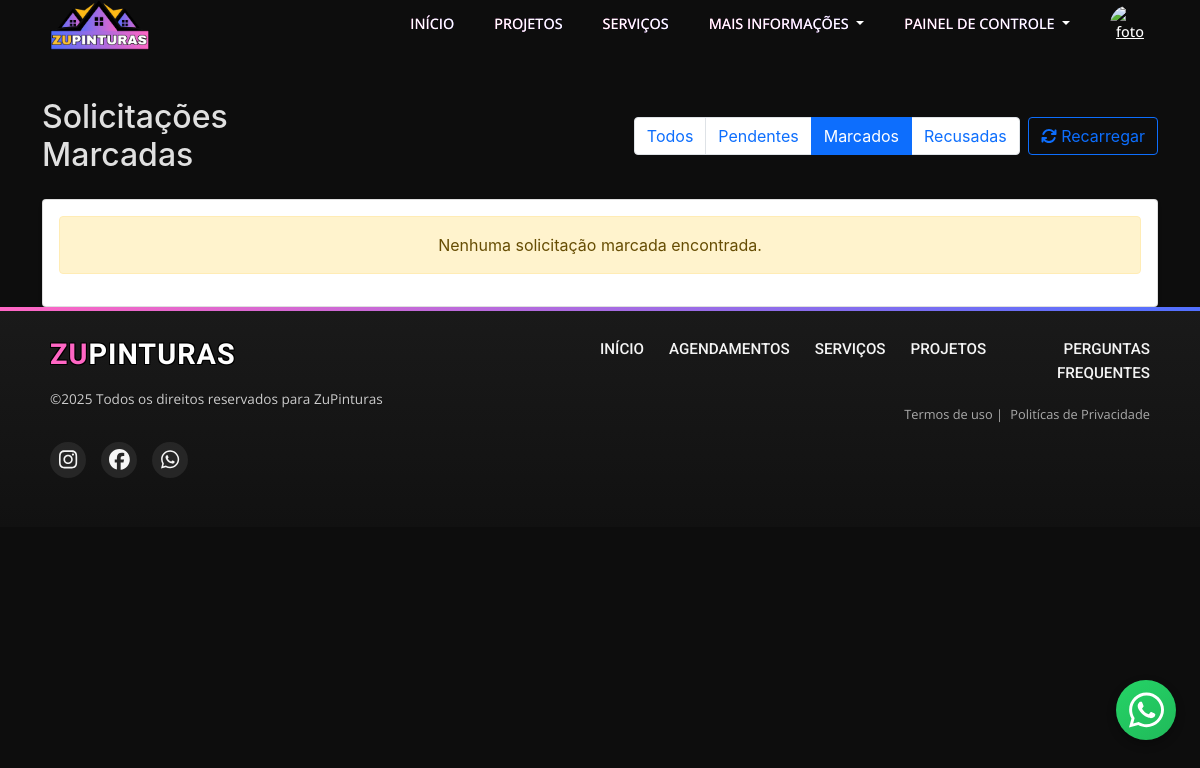
The page /admin/views/solicitacoes_marcadas.php (signed in) on the database as committed earlier.
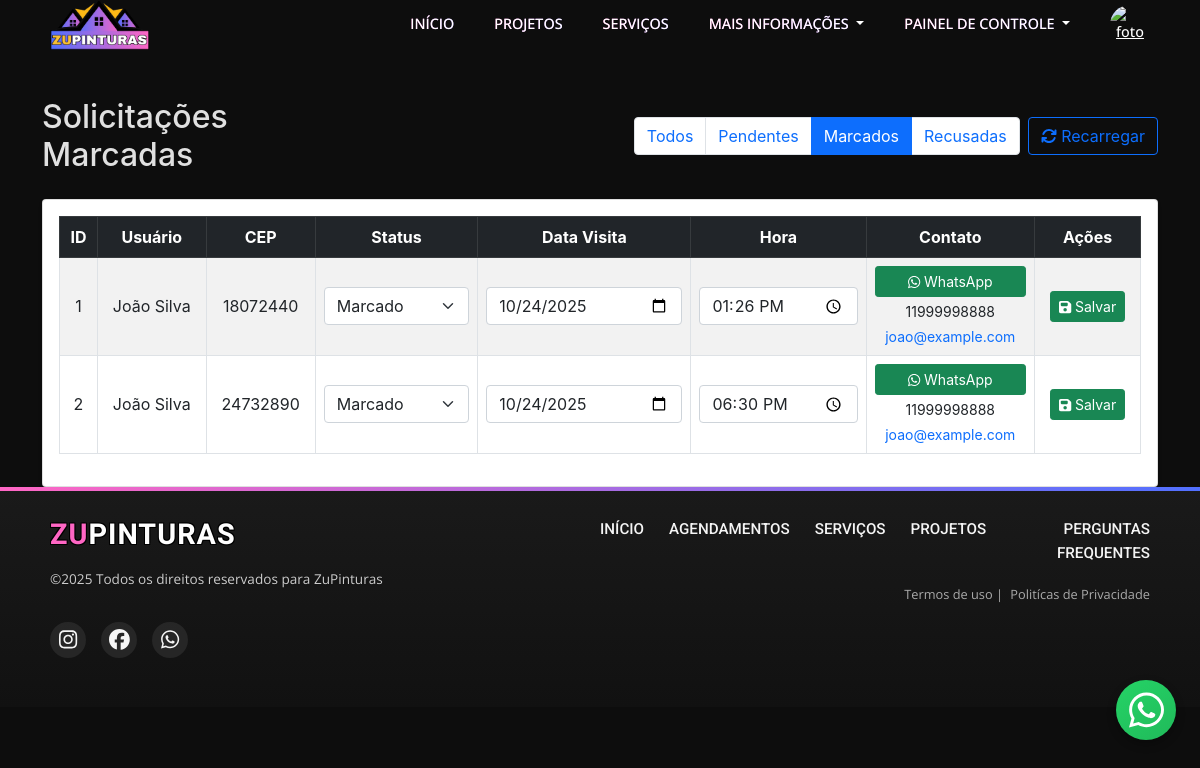
The same page on the database as committed later.
### tables this page shows
CREATE TABLE `solicitacoes` (
  `id` int(11) NOT NULL,
  `usuario_id` int(11) NOT NULL,
  `data_solicitacao` datetime DEFAULT current_timestamp(),
  `descricao` text DEFAULT NULL,
  `cep` varchar(9) NOT NULL,
  `endereco` varchar(255) NOT NULL,
  `complemento` varchar(100) DEFAULT NULL,
  `status` enum('pendente','marcado','recusado') DEFAULT 'pendente',
  `observacao_admin` text DEFAULT NULL
);

CREATE TABLE `usuarios` (
  `id` int(11) NOT NULL,
  `nome` varchar(100) NOT NULL,
  `email` varchar(100) NOT NULL,
  `senha` varchar(255) NOT NULL,
  `foto` varchar(255) DEFAULT 'login.png',
  `telefone` varchar(20) DEFAULT NULL,
  `tipo` enum('user','admin') DEFAULT 'user',
  `data_criacao` timestamp NOT NULL DEFAULT current_timestamp()
);

CREATE TABLE `visitas_agendadas` (
  `id` int(11) NOT NULL,
  `solicitacao_id` int(11) NOT NULL,
  `data_visita` date NOT NULL,
  `hora_visita` time NOT NULL,
  `observacoes` text DEFAULT NULL,
  `criado_em` timestamp NOT NULL DEFAULT current_timestamp()
);

### inc/Banco.php (called while the page is built, shortened)
<?php
    class Banco {
        private $host;
        private $password;
        private $user;
        private $name;
        public function __construct
        (
             $host = "localhost",
             $password= '',
             $user="root",
             $name="zupinturas"
        )
        {
            $this->host=$host;
            $this->name=$name;
            $this->password=$password;
            $this->user=$user;
        }
        public function open_db(){
            try{
                $this->pdo= new PDO("mysql:host=".$this->host.";dbname=".$this->name.";charset=utf8",$this->user, $this->password);
                $this->pdo->setAttribute(PDO::ATTR_ERRMODE, PDO::ERRMODE_EXCEPTION);
                return $this->pdo;
            }catch(PDOException $e){
                die("Erro na conexão com o banco de dados: " . $e->getMessage());
            }
        }
      public function select($table, $retorno = "*", $onde = [], $pegarVarios = true, $limit = 0, $return_type = 'fetch_all_assoc')
        {
            $db = $this->open_db();
            $resultado = $this->montarSelectSql($table, $retorno, $onde, $limit);
            $sql = $resultado['sql'];
            $placeholders = $resultado['params'];
            $stmt = $db->prepare($sql);
            if (!empty($placeholders)) {
                foreach ($placeholders as $ph => $valor) {
                    $type = is_int($valor) ? PDO::PARAM_INT : PDO::PARAM_STR;
                    $stmt->bindValue($ph, $valor, $type);
                }
            }
            $stmt->execute();
            if ($stmt->rowCount() > 0) {
                switch ($return_type) {
                    case 'fetch_all_assoc':
                    default:
                        return $stmt->fetchAll(PDO::FETCH_ASSOC);
                }
            }
            return null;
        }
        private function montarSelectSql($tabela, $retorno, $where = [], $limit = 0)
        {
            $campos = is_array($retorno) ? implode(", ", $retorno) : $retorno;
            $sql = "SELECT {$campos} FROM {$tabela}";
            $placeholders = [];
            $condicoes = [];
            if (!empty($where)) {
                foreach ($where as $campo => $valor) {
                    $campo = trim($campo, "'");
                    $ph = ":" . str_replace('.', '_', $campo);
                    $condicoes[] = "{$campo} = {$ph}";
                    $placeholders[$ph] = $valor;
                }
                $sql .= " WHERE " . implode(" AND ", $condicoes);
            }
            return [
                'sql' => $sql,
                'params' => $placeholders
            ];
        }
    }
?>

### admin/views/solicitacoes_marcadas.php (the view, shortened to what the changed rows need)
<?php
include "../../inc/Banco.php";
try {
    $bd = new Banco();
    $solicitacoes = $bd->select(
        'solicitacoes s
         LEFT JOIN usuarios u ON s.usuario_id = u.id
         LEFT JOIN visitas_agendadas v ON s.id = v.solicitacao_id',
        's.id, s.usuario_id, s.descricao, s.cep, s.endereco, s.complemento, s.status,
         s.observacao_admin, s.data_solicitacao,
         u.nome AS nome_usuario, u.email, u.telefone,
         v.data_visita, v.hora_visita',
        ['s.status' => 'marcado'],
        true,
        0,
        'fetch_all_assoc'
    );
} catch (Exception $e) {
    $_SESSION['message'] = $e->getMessage();
    $_SESSION['type'] = 'danger';
}
?>
<div class="container mt-5">
    <div class="d-flex flex-column flex-md-row justify-content-between align-items-md-center mb-4">
        <h2 class="mb-3 mb-md-0 text-center text-md-start">Solicitações Marcadas</h2>
    </div>
    <div class="card shadow-sm">
        <div class="card-body">
            <div class="table-responsive">
                <?php if (!empty($solicitacoes)): ?>
                    <table class="table table-bordered table-striped align-middle text-center">
                        <thead class="table-dark">
                            <tr>
                                <th>ID</th>
                                <th>Usuário</th>
                                <th>CEP</th>
                                <th>Status</th>
                                <th>Data Visita</th>
                                <th>Hora</th>
                                <th>Contato</th>
                                <th>Ações</th>
                            </tr>
                        </thead>
                        <tbody>
                            <?php foreach ($solicitacoes as $s): ?>
                                <tr data-id="<?= $s['id'] ?>">
                                    <td><?= $s['id'] ?></td>
                                    <td><?= htmlspecialchars($s['nome_usuario']) ?></td>
                                    <td><?= htmlspecialchars($s['cep']) ?></td>
                                    <td>
                                        <select class="form-select status-select">
                                            <option value="marcado" <?= $s['status'] == 'marcado' ? 'selected' : '' ?>>Marcado</option>
                                        </select>
                                    </td>
                                    <td>
                                        <input type="date" class="form-control data-visita" value="<?= $s['data_visita'] ?? '' ?>">
                                    </td>
                                    <td>
                                        <input type="time" class="form-control hora-visita" value="<?= $s['hora_visita'] ?? '' ?>">
                                    </td>
                                    <td>
                                        <div class="d-flex flex-column align-items-center gap-1">
                                            <a href="https://wa.me/55<?= preg_replace('/\D/', '', $s['telefone']) ?>"
                                               target="_blank" class="btn btn-success btn-sm w-100">
                                                <i class="fa-brands fa-whatsapp"></i> WhatsApp
                                            </a>
                                            <span class="small"><?= htmlspecialchars($s['telefone']) ?></span>
                                            <a href="mailto:<?= htmlspecialchars($s['email']) ?>" class="small text-decoration-none text-primary">
                                                <?= htmlspecialchars($s['email']) ?>
                                            </a>
                                        </div>
                                    </td>
                                    <td>
                                        <button class="btn btn-success btn-sm salvar-btn">
                                            <i class="fa fa-save"></i> Salvar
                                        </button>
                                    </td>
                                </tr>
                            <?php endforeach; ?>
                        </tbody>
                    </table>
                <?php else: ?>
                    <div class="alert alert-warning text-center">Nenhuma solicitação marcada encontrada.</div>
                <?php endif; ?>
            </div>
        </div>
    </div>
</div>

Rows that differ between the two databases and show on the page:
added solicitacoes: id "1", usuario.nome "João Silva", cep "18072440", status "Marcado", data_visita "10/24/2025", hora_visita "13:26:00", usuario.telefone "11999998888", usuario.email "joao@example.com"
added solicitacoes: id "2", usuario.nome "João Silva", cep "24732890", status "Marcado", data_visita "10/24/2025", hora_visita "18:30:00", usuario.telefone "11999998888", usuario.email "joao@example.com"
Other text that changed with them:
text no longer shown: "Nenhuma solicitação marcada encontrada."
text now shown: "ID Usuário CEP Status Data Visita Hora Contato Ações"
